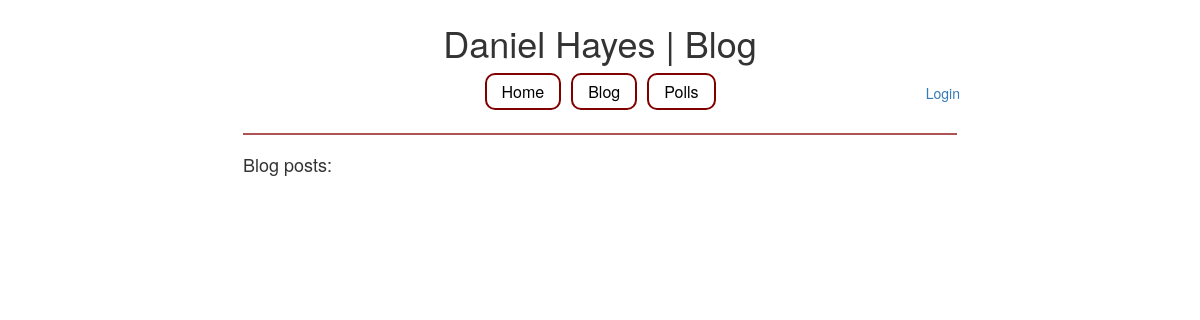
The page /blog/ on the database as committed earlier.
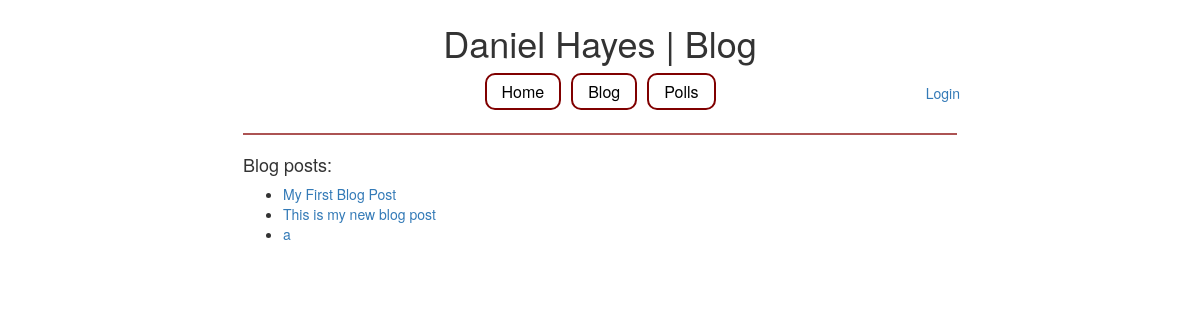
The same page on the database as committed later.
### blog/models.py (models this page shows, shortened)
class Post(models.Model):
    author = models.ForeignKey(
        User,
        on_delete=models.CASCADE,
        )
    title = models.CharField(max_length=50)
    slug = models.SlugField(unique=True)
    post = models.TextField()
    pub_date = models.DateTimeField('date published', default=timezone.now)

### blog/views.py (the view)
class IndexView(TemplateView):
    template_name = "blog/blog_index.html"
    def get_context_data(self, **kwargs):
        context = super(IndexView, self).get_context_data(**kwargs)
        context['latest_posts'] = Post.objects.all()
        return context

### blog/templates/blog/blog_index.html
{% extends 'home/base.html' %}
{% block title %}Daniel Hayes | Blog{% endblock title %}
{% block content %}
  <h4>Blog posts:</h4>
  <ul>
    {% for post in latest_posts %}
    <li>
      <a class=post-link href="{% url 'blog:detail' post.slug %}">{{ post.title }}</a>
    </li>
    {% endfor %}
  </ul>
{% endblock content %}

### home/templates/home/base.html (shortened to what this page needs)
{% load static %}
<link rel="stylesheet" href="https://maxcdn.bootstrapcdn.com/bootstrap/3.3.7/css/bootstrap.min.css" />
<link rel="stylesheet" type="text/css" href="{% static 'polls/style.css' %}" />
<!DOCTYPE html>
<html>
<head>
</head>
<body>
  <h1>{% block title %}Daniel Hayes{% endblock %}</h1>
  {% block nav %}
  <nav class=nav>
    <div class=nav-item>
      <a class=nav-item href="{% url 'home:home' %}">Home</a>
    </div>
    <div class=nav-item>
      <a class=nav-item href="{% url 'blog:index' %}">Blog</a>
    </div>
    <div class=nav-item>
      <a class=nav-item href="{% url 'polls:index' %}">Polls</a>
    </div>
  {% if request.user.is_authenticated %}
    <div class=login>
      Hello {{ request.user.username|title }}. <a href="{% url 'logout' %}">Logout?</a>
    </div>
  {% else %}
    <div class=login>
      <a href="{% url 'login' %}">Login</a>
    </div>
  {% endif %}
  </nav>
  {% endblock nav %}
  <hr />
  {% block content %}{% endblock %}
</body>
</html>

### polls/static/polls/style.css (style rules this page uses)
a.nav-item { background-color: white; color: black; border: 2px solid #800000; border-radius: 10px; padding: 5px 15px; font-size: 16px; }
div.nav-item { display: inline-block; width: auto; height: auto; margin-left: 5px; margin-right: 5px; }
div.login { position: absolute; right: 20% }
body { margin: auto; width: 60%; padding: 3px; }
h1 { text-align: center; }
.nav { display: flex; justify-content: center; align-items: center; height: 40px; }
hr { border-top: 2px solid #ac5353; }

Rows that differ between the two databases and show on the page:
added Post: title "My First Blog Post"
added Post: title "This is my new blog post"
added Post: title "a"
